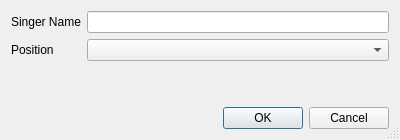
<?xml version="1.0" encoding="UTF-8"?>
<ui version="4.0">
 <class>DlgAddSinger</class>
 <widget class="QDialog" name="DlgAddSinger">
  <property name="geometry">
   <rect>
    <x>0</x>
    <y>0</y>
    <width>400</width>
    <height>140</height>
   </rect>
  </property>
  <property name="windowTitle">
   <string>Add Singer</string>
  </property>
  <property name="sizeGripEnabled">
   <bool>true</bool>
  </property>
  <property name="modal">
   <bool>true</bool>
  </property>
  <layout class="QVBoxLayout" name="verticalLayout">
   <item>
    <layout class="QFormLayout" name="formLayout">
     <item row="0" column="0">
      <widget class="QLabel" name="label">
       <property name="text">
        <string>Singer Name</string>
       </property>
      </widget>
     </item>
     <item row="0" column="1">
      <widget class="QLineEdit" name="lineEditName"/>
     </item>
     <item row="1" column="0">
      <widget class="QLabel" name="label_2">
       <property name="text">
        <string>Position</string>
       </property>
      </widget>
     </item>
     <item row="1" column="1">
      <widget class="QComboBox" name="cbxPosition"/>
     </item>
    </layout>
   </item>
   <item>
    <widget class="QDialogButtonBox" name="buttonBox">
     <property name="orientation">
      <enum>Qt::Horizontal</enum>
     </property>
     <property name="standardButtons">
      <set>QDialogButtonBox::Cancel|QDialogButtonBox::Ok</set>
     </property>
    </widget>
   </item>
  </layout>
 </widget>
 <resources/>
 <connections>
  <connection>
   <sender>buttonBox</sender>
   <signal>accepted()</signal>
   <receiver>DlgAddSinger</receiver>
   <slot>accept()</slot>
   <hints>
    <hint type="sourcelabel">
     <x>248</x>
     <y>254</y>
    </hint>
    <hint type="destinationlabel">
     <x>157</x>
     <y>274</y>
    </hint>
   </hints>
  </connection>
  <connection>
   <sender>buttonBox</sender>
   <signal>rejected()</signal>
   <receiver>DlgAddSinger</receiver>
   <slot>reject()</slot>
   <hints>
    <hint type="sourcelabel">
     <x>316</x>
     <y>260</y>
    </hint>
    <hint type="destinationlabel">
     <x>286</x>
     <y>274</y>
    </hint>
   </hints>
  </connection>
 </connections>
</ui>
